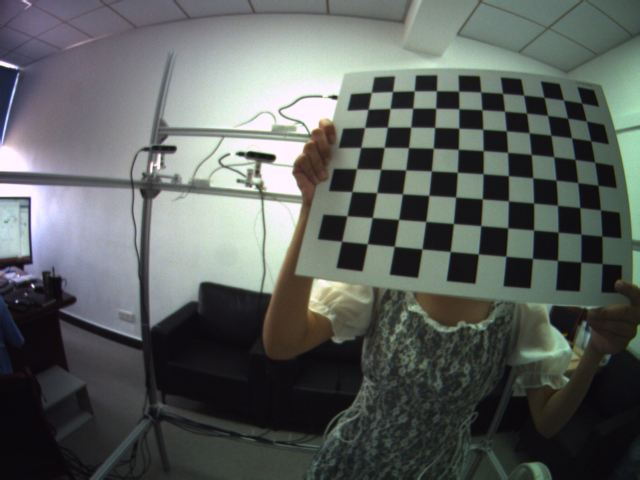
#> input picture src/1633141633922.jpg, 1280 x 960 px (shown at 1/2 size)
$ python test.py
#> lines starting #> are read from the running program, lines starting #| are printed output that depends on the picture
# -*- coding: utf-8 -*-
# @Author  : Wanglu
# @Time    : 2021/07/02 17:25
import numpy as np
from cv2 import cv2 as cv

img_rgb = "1633141633922.jpg"

R = np.eye(3)
img_size = (1280, 960)
camera_matrix = np.array([718.3016461675478, 0, 639.4761478494999, 0, 718.9502993821736, 451.8233122909601, 0, 0, 1, ]).reshape([3, 3])
distortion_coefficients = np.array([-0.08092601493333926, -0.007729829738556227, -0.0809847001415104, 0.14535420352449413]).reshape([4, 1])
mapx, mapy = cv.fisheye.initUndistortRectifyMap(camera_matrix, distortion_coefficients, R, camera_matrix, img_size,
                                                cv.CV_32FC1)
srcImg = cv.imread(img_rgb)
#> srcImg is the input picture: shape (960, 1280, 3); mean B, G, R 93.3, 96.1, 91.1
# srcImg = cv.imread("camera.bmp")
resultImg = cv.remap(srcImg, mapx, mapy, cv.INTER_LINEAR, cv.BORDER_CONSTANT)
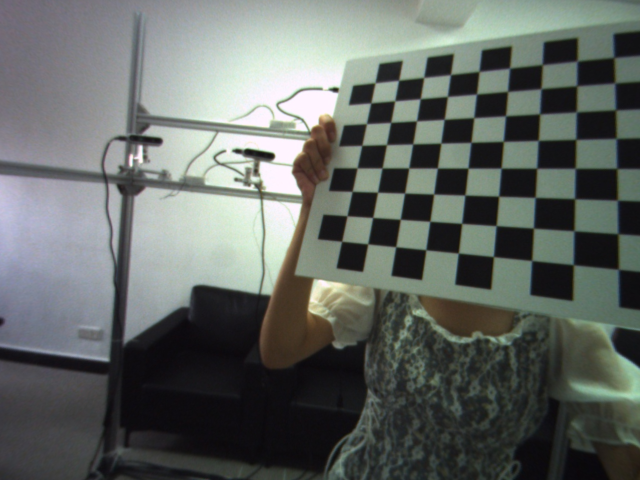
#> resultImg: shape (960, 1280, 3) (shown at 1/2 size); mean B, G, R 100, 103.9, 98.7
cv.imwrite("result_1.png", resultImg)
